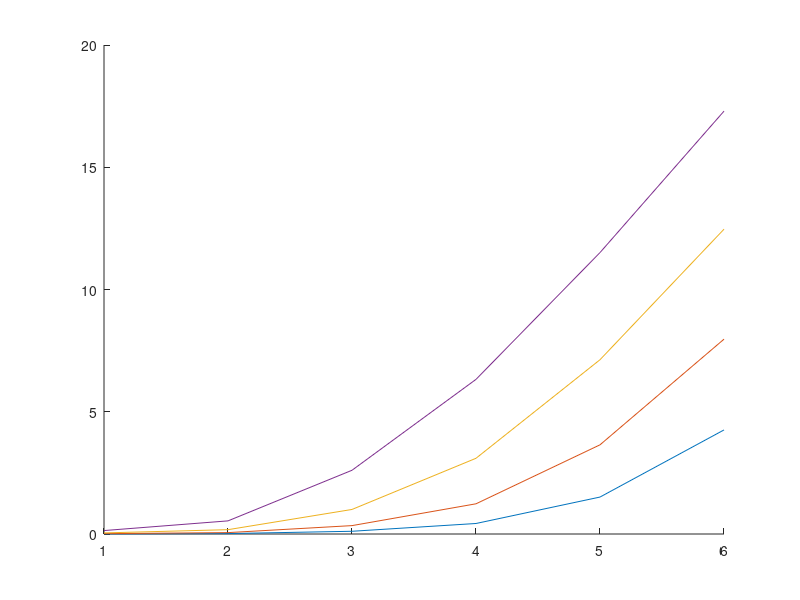

This chart was generated by the following MATLAB code:
clear all
close all

e = [0.01, 0.02, 0.05, 0.1, 0.2, 0.4];

hold all
for i=[5:5:20]
    dB = i;
    EsN0 = 10^(dB/10);

    g = 1+1/3*EsN0*(pi*e).^2;
    g = 10 * log10(g)
    plot(g)
end